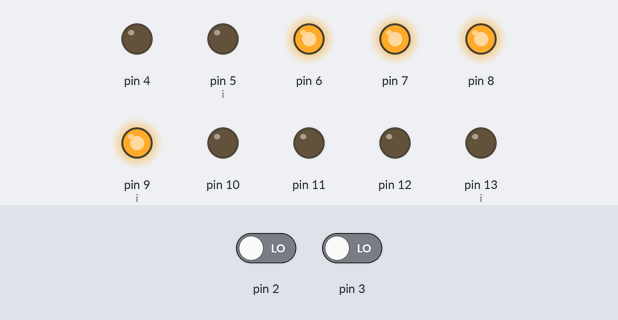
Simulated run of this sketch. Board: Arduino Uno, built with avr-gcc and run on an emulated ATmega328P. Shown: output pins drawn as LEDs (lit = HIGH). Dashed ring = blinking. The test bench sets the inputs (shaded band); at power-on: pin 2 LOW, pin 3 LOW.

Above: at 1.2 s.
1.3 s: pin 2 driven HIGH
At 4.1 s:
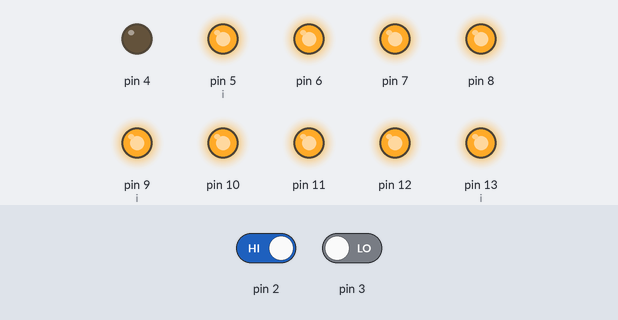
4.3 s: pin 3 driven HIGH
At 5.6 s:
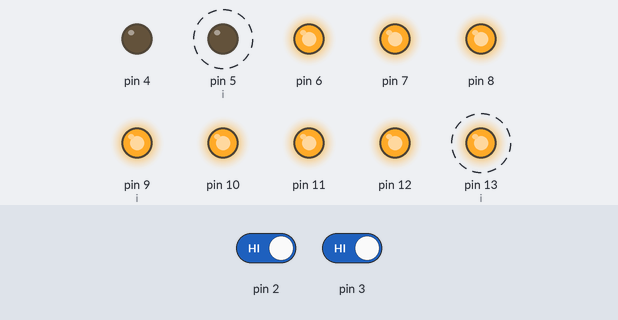
7.3 s: pin 2 driven LOW
At 10.2 s:
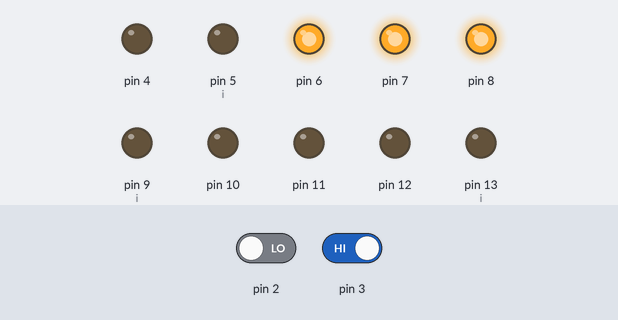
10.3 s: pin 3 driven LOW
At 11.2 s:
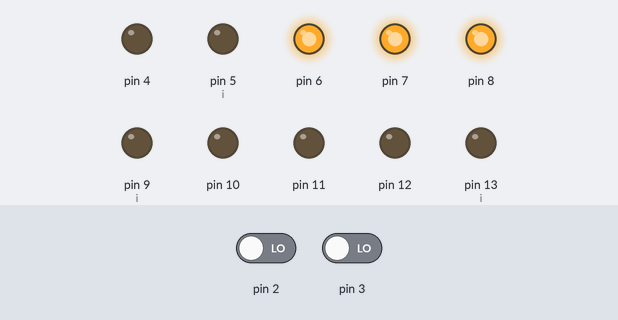
11.8 s: pin 3 driven HIGH
At 14.4 s:
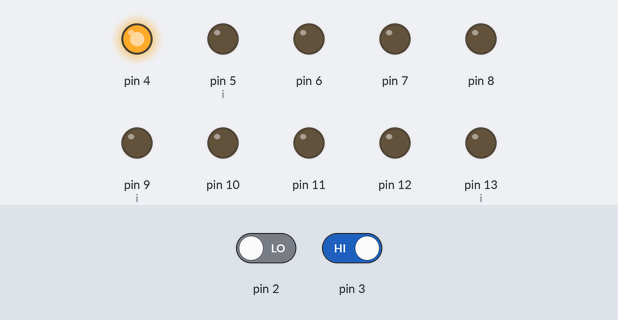
14.7 s: pin 2 driven HIGH
At 16.2 s:
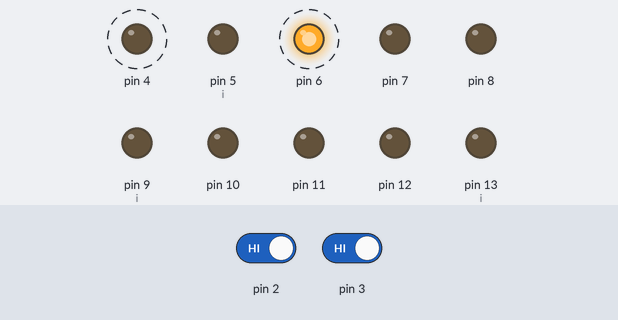
Timing chart, 0 to 18.7 s (numbered marks = the images above; inputs shaded):
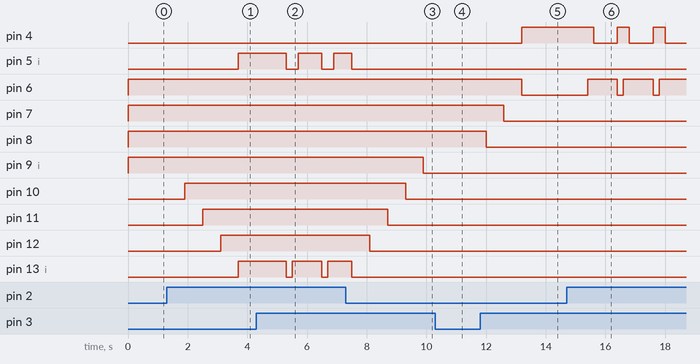

The sketch:

PM.ino
```cpp
int x = 0, y = 0, i = 9;

void setup() {
  for (int a = 4; a <= 13; a++) {
    pinMode(a, OUTPUT);
  }
  for (int a = 6; a <= 9; a++) {
    digitalWrite(a, HIGH);
  }
  pinMode(2, INPUT);
  pinMode(3, INPUT);
}

void loop() {
  if (digitalRead(2) == HIGH) {
    x += 1;
    delay(200);
  }
  if (x == 3) {
    i += 1;
    digitalWrite(i, HIGH);
    x = 0;
  }

  if (digitalRead(3) == HIGH) {
    y += 1;
    delay(200);
  }
  if (y == 3) {
    digitalWrite(i, LOW);
    i -= 1;
    y = 0;
  }

  if (i == 5 || i < 5) {
    digitalWrite(4, HIGH);
    i = 5;
  } else if (i == 13 || i > 13) {
    digitalWrite(5, HIGH);
    i = 13;
  }
  else {
    digitalWrite(4, LOW);
    digitalWrite(5, LOW);
  }
}
```

Measured:
- after the input at 1.3 s, pin 5 (i), pin 13 (i): LOW → HIGH after 2.4 s; pin 10: LOW → HIGH after 0.60 s; pin 11: LOW → HIGH after 1.2 s; pin 12: LOW → HIGH after 1.8 s
- after the input at 4.3 s, pin 5 (i): alternates HIGH for 0.80 s and LOW for 0.40 s, starting after 1.0 s; pin 13 (i): alternates HIGH for 1.0 s and LOW for 0.20 s, starting after 1.0 s
- after the input at 7.3 s, pin 9 (i): HIGH → LOW after 2.6 s; pin 10: HIGH → LOW after 2.0 s; pin 11: HIGH → LOW after 1.4 s; pin 12: HIGH → LOW after 0.80 s
- after the input at 10.3 s, pin 4: stays LOW (without the input it goes to HIGH after 1.4 s); pin 6: stays HIGH (without the input it goes to LOW after 1.4 s); pin 7: stays HIGH (without the input it goes to LOW after 0.80 s); pin 8: stays HIGH (without the input it goes to LOW after 0.20 s)
- after the input at 11.8 s, pin 4: LOW → HIGH after 1.4 s; pin 6: HIGH → LOW after 1.4 s; pin 7: HIGH → LOW after 0.80 s; pin 8: HIGH → LOW after 0.20 s
- after the input at 14.7 s, pin 4: alternates HIGH for 0.40 s and LOW for 0.80 s, starting after 0.90 s; pin 6: alternates HIGH for 1.0 s and LOW for 0.20 s, starting after 0.70 s
